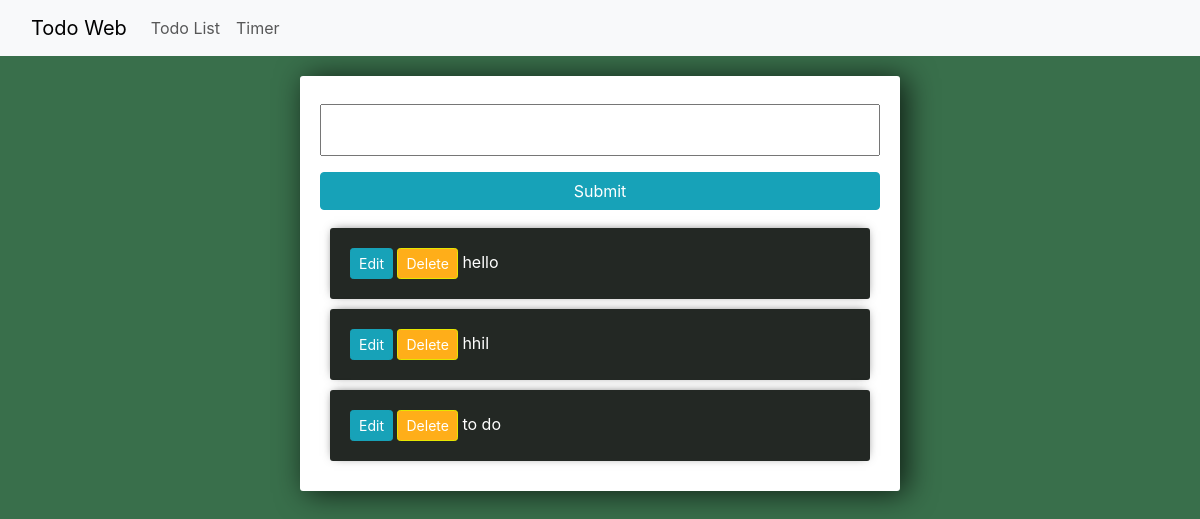
The app's page /, older data.
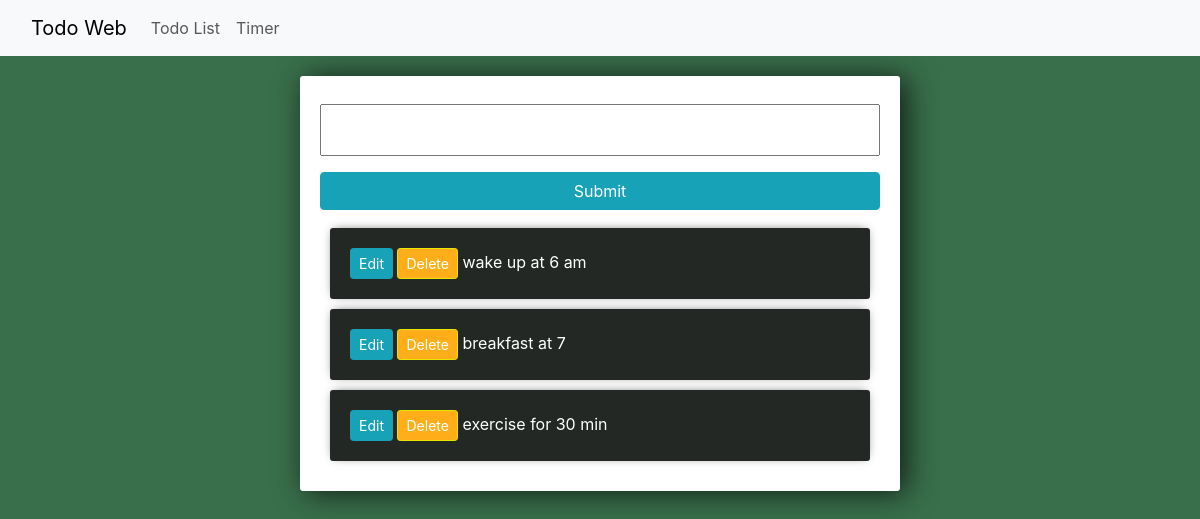
The same page, newer data.
### todoapp/models.py (models this page shows)
class task(models.Model):
    title = models.CharField(max_length=200)
    complete = models.BooleanField(default=False)
    created_date = models.DateTimeField(auto_now_add = True)
    def __str__(self):
        return self.title

### todoapp/views.py (the view)
# urls.py: path('',views.tasklist, name = 'task'),
def tasklist(request):
    tasks = task.objects.all()
    form = TaskForm()
    if request.method == 'POST':
        form = TaskForm(request.POST)
        if form.is_valid():
            form.save()
        return redirect('/')
    context = {'tasks': tasks,'form': form}
    return render(request,'task.html',context)

### todoapp/forms.py
class TaskForm(forms.ModelForm):
    class Meta:
        model = task
        fields = '__all__'

### todoapp/templates/task.html (shortened to what this page needs)
<!doctype html>
<html lang="en">
  <head>
    <link href="https://cdn.jsdelivr.net/npm/bootstrap@5.3.2/dist/css/bootstrap.min.css" rel="stylesheet">
  </head>
  <link rel="stylesheet" href="https://stackpath.bootstrapcdn.com/bootstrap/4.3.1/css/bootstrap.min.css">
  <body>
    <nav class="navbar navbar-expand-lg bg-body-tertiary">
        <div class="container-fluid">
          <a class="navbar-brand" href="#">Todo Web</a>
          <div class="collapse navbar-collapse" id="navbarNav">
            <ul class="navbar-nav">
              <li class="nav-item">
                <a class="nav-link" href="#">Todo List</a>
              </li>
              <li class="nav-item">
                <a class="nav-link" href="{% url 'timer'%}">Timer</a>
              </li>
            </ul>
          </div>
        </div>
      </nav>
<div class = "center-column">
  <form method = "POST" action = "/">
    {{form.title}}
    <input class = 'btn btn-info' type = "submit" name="Create Task">
  </form>
  {% for task in tasks %}
    <div class = 'item-row'>
      <a class = 'btn btn-sm btn-info' href="{% url 'edit_task' task.id %}">Edit</a>
      <a class = 'btn btn-sm btn-danger' href="{% url 'delete' task.id %}">Delete</a>
      {% if task.complete == True%}
      <strike> {{task}}</task>
      {% else %}
      <span>{{task}}</span>
      {% endif %}
    </div>
  {% endfor %}
</div>
</body>
</html>

### todoapp/templates/task.html (style rules this page uses)
body { background-color: #396F4B; }
input { width: 100%; padding: 12px 20px; margin: 8px 0; box-sizing: border-box; }
input::placeholder { color: #d3d3d3; }
.center-column { width:600px; margin: 20px auto; padding:20px; background-color: #fff; border-radius: 3px; box-shadow: 6px 2px 30px 0px rgba(0,0,0,0.75); }
.item-row { background-color: #232824; margin: 10px; padding: 20px; border-radius: 3px; color: #fff; font-size: 16px; box-shadow: 0px -1px 10px -4px rgba(0,0,0,0.75); }
.btn-danger { background-color: #ffae19; border-color: #e6e600; }

Row changes from the older to the newer data that the page shows:
removed task: title "hello"
removed task: title "hhil"
removed task: title "to do"
added task: title "wake up at 6 am"
added task: title "breakfast at 7"
added task: title "exercise for 30 min"
